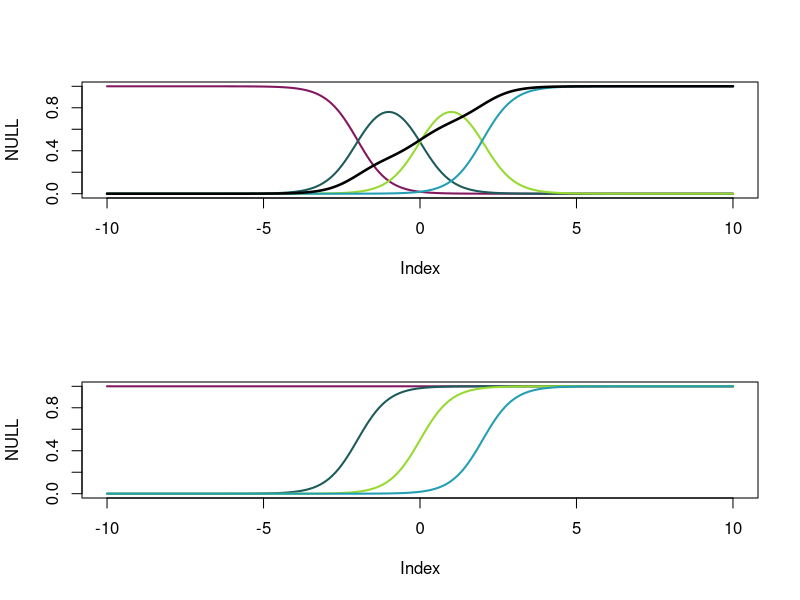

R code for this plot: (Note: this script raises an error after producing the figure.)
# Simulating from the Graded Response Model
# Polytomous model for ordered responses
rm(list=ls())

# Model definition
GRM <- function(alpha_i,betas_ij,th){
  # Returns response probabilities, category and item information, and other relevant
  # quantities per ITEM (detailed by CATEGORY), according to the 
  # Graded Response Model.
  
  # 'alpha_i' is a scalar at ITEM level
  # 'beta_ij' is an array at CATEGORY level
  # 'th' is the value in the latent trait at which to evaluate
  # performance of item i and categories ij
  
  # betas_ij <- c(-2,2,3)
  # alpha_i <- 1
  # th <- 1
  n_cat <- length(betas_ij)+1 # Number of categories
  j <- 0:(n_cat-1)
  pr_y_ij <- array(dim=n_cat+1) # Pr(Yij>=j) j%in%(0,1,...,m-1) 
  pr_y_ij[1] <- 1
  pr_y_ij[length(pr_y_ij)] <- 0
  for(b in 1:(n_cat-1)){
    pos <- b+1
    pr_y_ij[pos] <- 1/(1+exp(-alpha_i*(th-betas_ij[b])))
  }
  # Next lines define Pr(Yij=j), j%in%(0,1,...,m-1)
  # using the "indexing trick":
  indx_low <- 1:(length(pr_y_ij)-1)
  indx_up <- 2:length(pr_y_ij)
  f_ij <- pr_y_ij[indx_low]-pr_y_ij[indx_up]
  # Calculating category information using the same trick:
  # (Getting negative values here... need to revisit calmly)
  indx_low <- 1:(n_cat)
  indx_up <- 2:(n_cat+1)
  I_ij <- (alpha_i^2)*(pr_y_ij[indx_low]*(1-pr_y_ij[indx_low])-pr_y_ij[indx_up]*(1-pr_y_ij[indx_up]))
  I_i <- sum(I_ij)
  
  E_Y_th <- sum(j*f_ij) # Expected category
  
  return(list(j=j,f_ij=f_ij,I_ij=I_ij,
              pr_y_ij=pr_y_ij[1:n_cat],
              # attr=category_attractions,
              E_Y=E_Y_th,I_i=I_i))
  
}




# Towards some plotting functions...

theta <- seq(-10,10,.1)
# At item level...
betas <- seq(-2,2,length.out=3)
alpha <- 2

n_cat <- length(betas)+1
# theta <- 1
cat_attr <- array(dim=c(n_cat,length(theta)))
f_ij <- array(dim=dim(cat_attr))
pr_y_ij <- array(dim=dim(cat_attr))
I_ij <- array(dim=dim(cat_attr))
E_Y <- array(dim=length(theta))
I_i <- array(dim=length(theta))
for(t in 1:length(theta)){
  grm <- GRM(alpha_i = alpha,betas_ij = betas,th=theta[t])
  # cat_attr[,t] <- gpcm$
  f_ij[,t] <- grm$f_ij
  pr_y_ij[,t] <- grm$pr_y_ij
  I_ij[,t] <-grm$I_ij
  E_Y[t] <- grm$E_Y
  I_i[t] <- grm$I_i
}


cat_cols <- c('#82185f','#1c5b5a','#96da31','#239eb3',
              '#097b35','#ec4b24','#781486','#3f436d')
layout(1:2)
plot(NULL,xlim=c(-10,10),ylim=c(0,1))
for(cc in 1:n_cat){
  lines(theta,f_ij[cc,],col=cat_cols[cc],lwd=2)
}
lines(theta,E_Y/length(betas),lwd=2.5)
plot(NULL,xlim=c(-10,10),ylim=c(0,1))
for(cc in 1:n_cat){
  lines(theta,pr_y_ij[cc,],col=cat_cols[cc],lwd=2)
}
# lines(theta,E_Y/length(betas),lwd=2.5)
# plot(NULL,xlim=c(-10,10),ylim=c(-5,5))
# for(cc in 1:(length(betas)+1)){
#   lines(theta,I_ij[cc,],col=cat_cols[cc],lwd=2)
# }
# lines(theta,I_i,lwd=2.5)






# Simulation(s)

# Totals
n_items <- 20
n_categories <- 3
n_persons <- 100

# Person parameters
set.seed(123)
true_theta <- rnorm(n=n_persons)

# Item parameters
true_alpha <- rep(5,n_items)
true_beta <- array(dim=c(n_items,n_categories-1))
# base <- c(-1.5,-.5,.5,1.5) # Different ways to simulate betas
base <- c(-1,1) # Different ways to simulate betas
for(b in 1:n_items){
  true_beta[b,] <- base+rnorm(length(base),sd=0.5)
  # true_beta[b,] <- sort(rnorm(n=n_categories-1))
}

# Category parameters
j <- 0:(n_categories-1)

# Responses simulation
responses <- array(dim=c(n_persons,n_items))
for(p in 1:n_persons){
  for(i in 1:n_items){
    grm <- GRM(alpha_i = true_alpha[i],
                 betas_ij = true_beta[i,],
                 th = true_theta[p])
    responses[p,i] <- sample(j,size=1,prob = grm$f_ij)
  }
}

simulation <- list(responses=responses,
                   true_theta=true_theta,
                   true_alpha=true_alpha,
                   true_beta=true_beta,
                   j=j,n_persons=n_persons,
                   n_items=n_items,n_categories=n_categories,
                   model_description='GRM') # Still not sure how to pass the whole model here
setwd('~/Learning/Psychometrics/IRT simulation and recovery/')
save(simulation,file='simul_GRM.RData')





# Towards more plotting functions...

# Plotting observed responses
y <- simulation$responses
j <- simulation$j
n_categories <- length(j)
# y <- responses
# n_categories <- 3
# j <- 0:(n_categories-1)
n_persons <- nrow(y)
n_items <- ncol(y)
cat_colors <-  c('#edf8fb','#b3cde3','#8c96c6','#8856a7','#810f7c')[c(1,3,5)]
ord_pers <- order(apply(y,FUN=sum,MARGIN=1))
ord_items <- order(apply(y,FUN=sum,MARGIN=2))
y_ord <- y[ord_pers,ord_items]
plot(NULL,xlim=c(1,n_items),ylim=c(1,n_persons))
for(p in 1:n_persons){
  for(i in 1:n_items){
    col <- which(j==y_ord[p,i])
    polygon(x=c(i+0.5,i-0.5,i-0.5,i+0.5),
            y=rep(c(p-0.5,p+0.5),each=2),
            col=cat_colors[col])
  }
}


